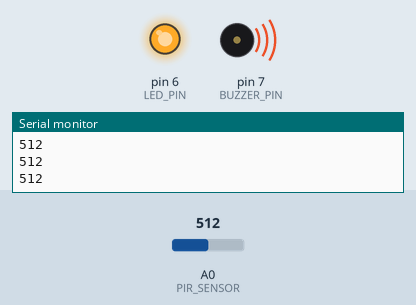
Recording of a sketch running on a simulated Arduino Uno, built with avr-gcc and run on an emulated ATmega328P. Shown: output pins drawn as LEDs (lit = HIGH), buzzer (waves = sounding), the last lines printed to the serial monitor. Dashed ring = blinking. The inputs (shaded band) are chosen by the test bench; at power-on: A0 (PIR_SENSOR) = 512.

Above: at 1.2 s.
1.3 s: A0 (PIR_SENSOR) set to 0
At 2.2 s:
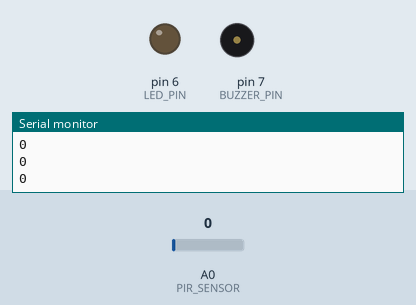
3.1 s: A0 (PIR_SENSOR) set to 122
At 3.4 s:
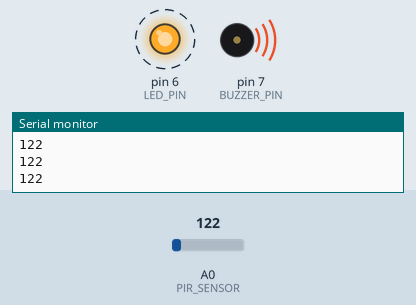
Timing chart, 0 to 12.1 s (numbered marks = the images above; inputs shaded):
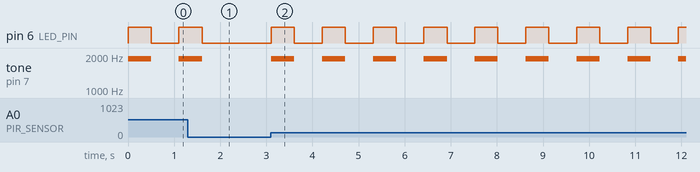

Measured:
- after the input at 1.3 s, pin 6 (LED_PIN): goes on until 1.6 s, then stays LOW; tone on pin 7 (BUZZER_PIN): goes on until 1.6 s, then stays silent
- after the input at 3.1 s, pin 6 (LED_PIN): alternates HIGH for 0.50 s and LOW for 0.60 s, starting at once; tone on pin 7 (BUZZER_PIN): alternates 1900 Hz for 0.50 s and silent for 0.60 s, starting at once

The sketch:

sistema-anti-furto.ino
```cpp
#define PIR_SENSOR A0    // Pino do sensor PIR
#define BUZZER_PIN 7     // Pino do buzzer
#define LED_PIN 6        // Pino do LED
#define ALARM_DURATION 1000  // Duração do alarme em ms
#define TONE_FREQUENCY 1900  // Frequência do buzzer em Hz
#define BLINK_INTERVAL 500   // Intervalo de piscada do LED em ms

unsigned long alarmStartTime = 0;
bool alarmActive = false;

void setup() {
  pinMode(LED_PIN, OUTPUT);
  pinMode(BUZZER_PIN, OUTPUT);
  Serial.begin(9600);
}

void loop() {
  int pirValue = analogRead(PIR_SENSOR);

  // Se detectar movimento e o alarme não estiver ativo
  if (pirValue > 0 && !alarmActive) {
    alarmActive = true;
    alarmStartTime = millis();
  }

  // Se o alarme estiver ativo
  if (alarmActive) {
    // Piscar LED e tocar buzzer
    unsigned long currentTime = millis();
    unsigned long elapsedTime = currentTime - alarmStartTime;

    if (elapsedTime < ALARM_DURATION) {
      // Piscar o LED e tocar o buzzer
      if ((elapsedTime / BLINK_INTERVAL) % 2 == 0) {
        digitalWrite(LED_PIN, HIGH);
        tone(BUZZER_PIN, TONE_FREQUENCY);
      } else {
        digitalWrite(LED_PIN, LOW);
        noTone(BUZZER_PIN);
      }
    } else {
      // Desligar alarme após a duração definida
      digitalWrite(LED_PIN, LOW);
      noTone(BUZZER_PIN);
      alarmActive = false;
    }
  }

  Serial.println(pirValue);
  delay(100); // Pequeno delay para estabilidade
}
```
